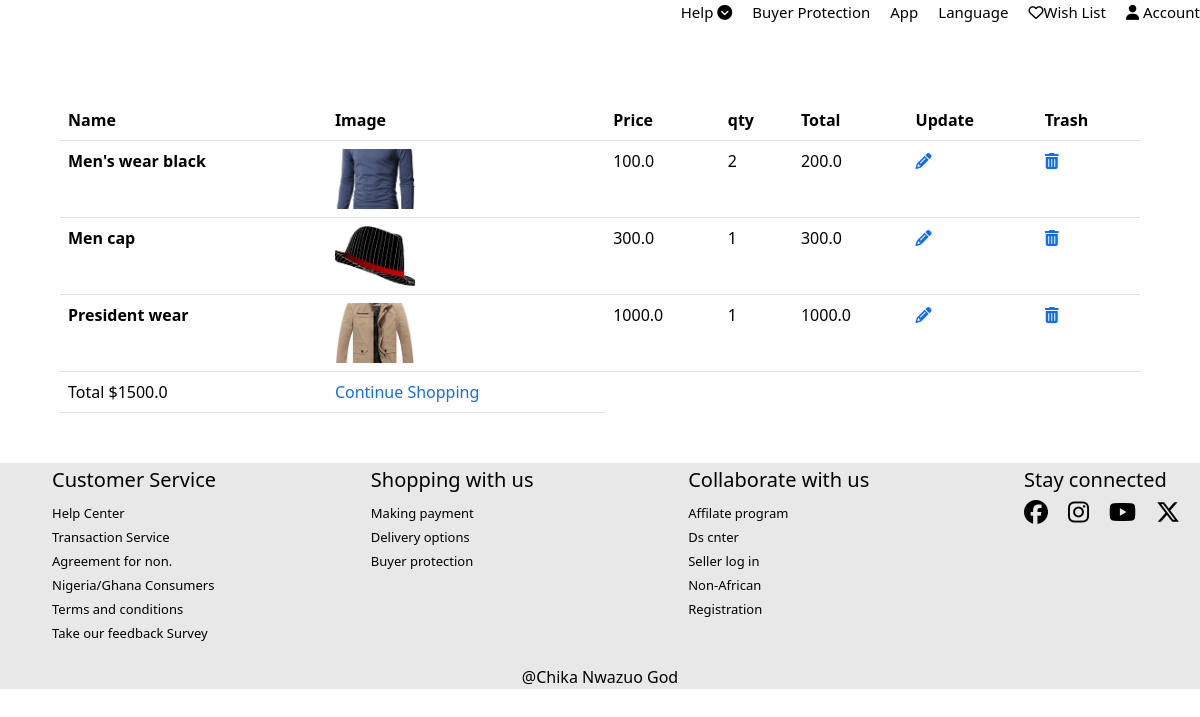
/cartpage (signed in), run on the app's committed database.
### model.py (models this page shows, shortened)
class Cart(db.Model):
    id=db.Column(db.Integer,primary_key=True)
    userid=db.Column(db.Integer,db.ForeignKey('user.id'),nullable=True)
    productid=db.Column(db.Integer,db.ForeignKey('product.id'),nullable=True)
    qty=db.Column(db.Integer,default=1)
    total=db.Column(db.Float,nullable=False)

class Product(db.Model):
    id=db.Column(db.Integer,primary_key=True)
    catid=db.Column(db.Integer,db.ForeignKey('category.id'),nullable=False)
    name=db.Column(db.String(200),nullable=False)
    slug=db.Column(db.String(200),nullable=False,unique=True)
    price=db.Column(db.Float, nullable=False)
    discount=db.Column(db.Integer,default=0)
    image=db.Column(db.String(250),nullable=False)
    description=db.Column(db.Text,nullable=False)
    posteddate=db.Column(db.DateTime,default=datetime.utcnow)
    viewed=db.Column(db.Integer,default=0)
    cart=db.relationship('Cart',backref='product',lazy=True)

### blueprint/cartpage.py (the view)
@cartpage.route('/cartpage',methods=['Get','POST'])
def viewvart():
    user=newsession.get('userid')
    cart=Cart.query.filter(Cart.userid==user).all()
    total_cart_price = Cart.query.filter(Cart.userid == user).with_entities(func.sum(Cart.total)).scalar() or 0
    return render_template('pages/cartpage.html',cart=cart,total_cart_price=total_cart_price)

### app.py (called while the page is built)
@app.context_processor
def globaldata():
    user=usersession.get('userid')
    category=Category.query.all()
    cart_count =Cart.query.filter_by(userid=user).count()
    return {'category':category,"cart_count":cart_count}

### templates/pages/cartpage.html
{% extends 'pages/layouts/header.html' %}
{% block style %}
<link rel="stylesheet" href="{{ url_for('static',filename='css/bootstrap.css') }}">
{% endblock  %}
{% block content %}
<div class="table-container">
    <table class="table">
        <thead>
          <tr>
            <th scope="col">Name</th>
            <th scope="col">Image</th>
            <th scope="col">Price</th>
            <th scope="col">qty</th>
            <th scope="col">Total</th>
            <th scope="col">Update</th>
            <th scope="col">Trash</th>
          </tr>
        </thead>
        <tbody>
          {% for c in cart %}
          <tr>
            <th scope="row">{{c.product.name}}</th>
            <td>
                <img class="cartrimg" src="{{ url_for('static',filename='productimg/'+ c.product.image) }}" alt="">
            </td>
            <td>{{c.product.price}}</td>
            <td>{{c.qty}}</td>
            <td>{{ c.total }}</td>
            <td><a href=""><i class="fa-solid fa-pencil"></i></a></td>
            <td><a href="{{ url_for('deletecart.deleteusercart',id=c['id']) }}"><i class="fa-solid fa-trash-can"></i></a></td>
          </tr>
          {% endfor %}
            <tr>
                <td>Total ${{total_cart_price}}</td>
                <td rowspan="4" >
                    <a href="/">Continue Shopping</a>
                </td>
            </tr>
        </tbody>
      </table>
</div>
{% endblock  %}

### static/css/style.css (style rules this page uses)
a { text-decoration: none; }
.table-container { width: 90%; margin: 50px auto; }
.cartrimg { width: 80px; height: 60px; object-fit: cover; }

### static/css/colors.css (style rules this page uses)
:root { --primary-color:#FF4747; --primary-color-light:#FFF1F1; --background-color:#F2F2F2; --text-light-color:#CECECE; --font-family: 'Poppins', sans-serif; --hover-color:#FF6C35; }
a { text-decoration: none !important; }
body { font-family: 'Poppins', sans-serif; background-color: var(--background-color); margin: 0; padding: 0; }

### data on the page
Cart: product.name "Men's wear black", image (picture), product.price "100.0", qty "2", total "200.0"
Cart: product.name "Men cap", image (picture), product.price "300.0", qty "1", total "300.0"
Cart: product.name "President wear", image (picture), product.price "1000.0", qty "1", total "1000.0"

### other printed values
{{ total_cart_price }} "1500.0"
